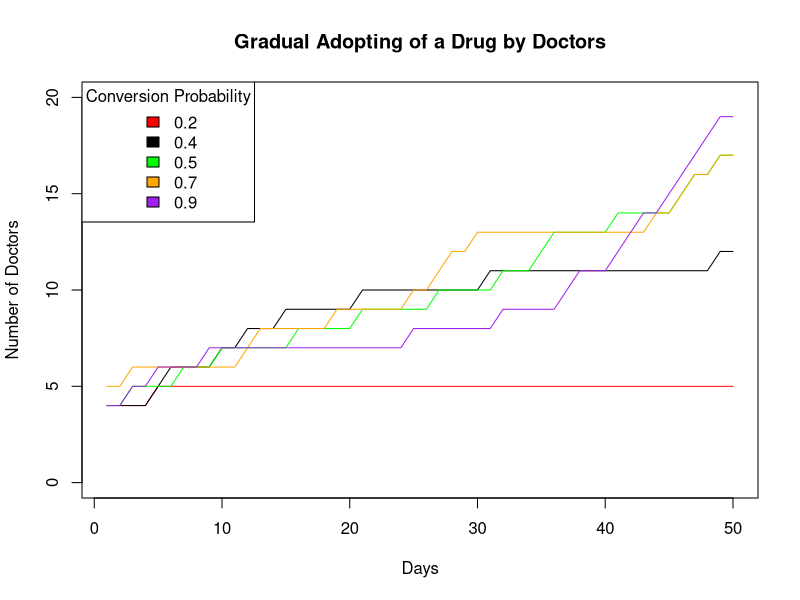

Generate this figure with R:
# Homework 6
# Stat 133, Lec 2, Spring 2015
# Due : Friday March 20th by 5 pm

# Review the slides on simulations for this assignment.

# Consider the following model on use of a new drug:
# We have a population of doctors, population size : <n.doctors>
# Every doctor has either adopted the use of a new drug, or not (0/1 status)
# Now write a function that runs a simulation for a period of :
# <n.days> where
# - every day exactly two _random_ doctors meet
# - if one has adopted but the other one has not then the
#   holdout adopts the use of the drug with probability p
# Return a matrix that shows for each day which doctors have adopted
# the use of the drug.

# Input varibles are
# <n.days> : the number of days the simulation should be run for
# <n.doctors> : total number of doctors 
# <initial.doctors> : a 0/1 vector of length <n.doctors>, 1 for adopters
# <p> : the probability that the non-adopter adopts the drug.

# Ouput variable
# <has_adopted> : matrix with <n.doctors> rows and <n.days> columns
#                 i.e. one row for each doctor
#                 the entries are 0 for days where the doctor is a
#                 non-adopter, else 1 (so once a row turns to 1 it stays as 1).

initial.doctors <- sample(0:1,size=30,replace=TRUE,prob=c(0.9,0.1))

sim.doctors <- function(initial.doctors, n.doctors, n.days, p){
  has_adopted <- matrix(, nrow=n.doctors, ncol=n.days)
  for(i in 1:n.days){
    meeting.docs <- sample(1:n.doctors,size=2,replace=FALSE)
    docs.adopt <- c(initial.doctors[meeting.docs[1]],initial.doctors[meeting.docs[2]])
    if (docs.adopt[1] != docs.adopt[2]){
      persuasion <- sample(0:1,size=1,prob=c(1-p,p))
      initial.doctors <- replace(initial.doctors,meeting.docs[docs.adopt==0],persuasion)}
    has_adopted[,i] <- initial.doctors
    }
  return(has_adopted)
}

  # Set up the output variable, define it as a matrix then use initial.doctors
  # to set the first column (day)

  # Run a simulation for <n.days> (use a for loop).  In the loop:
  # 1) pick two random doctors
  # 2) check if one has adopted the other hasn't
  # 3) convert the non-adopter with probability p

  # return the output

# When you test your function you have to generate <initial.doctors> and
# pick values for the other input parameters.

set.seed(42)
# Generate a value for <initial.doctors> that has 10% 1s and 90% 0s.
# Run your function for at least 5 different values of <p> and plot
# on x-axis: days,
# on y-axis : the number of doctors that have already adopted the drug, on that day
# Put all 5 lines in one figure (e.g. use first plot() then lines() for the subsequent lines)

twoMat <- sim.doctors(initial.doctors,30,50,0.2)
fourMat <- sim.doctors(initial.doctors,30,50,0.4)
fiveMat <- sim.doctors(initial.doctors,30,50,0.5)
sevenMat <- sim.doctors(initial.doctors,30,50,0.7)
nineMat <- sim.doctors(initial.doctors,30,50,0.9)

plot(x=1:50,y=apply(twoMat,2,sum),type="l",
     ylim=range(0,20),
     main="Gradual Adopting of a Drug by Doctors",
     ylab="Number of Doctors",
     xlab="Days",
     col="Red")
lines(x=1:50,y=apply(fourMat,2,sum))
lines(x=1:50,y=apply(fiveMat,2,sum),col="Green")
lines(x=1:50,y=apply(sevenMat,2,sum),col="Orange")
lines(x=1:50,y=apply(nineMat,2,sum),col="Purple")
legend("topleft",c("0.2","0.4","0.5","0.7","0.9"),title="Conversion Probability",
       fill=c("red","black","green","orange","purple"))